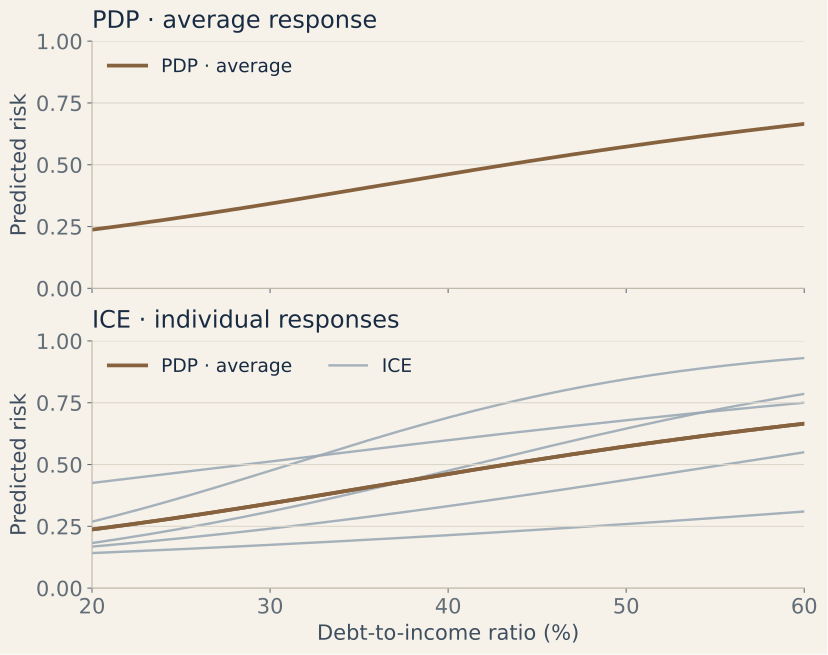

Write the Python code that produced this figure.
"""Rebuild the illustrative PDP/ICE comparison (matplotlib and numpy)."""
from pathlib import Path
import sys

ROOT = Path(__file__).resolve().parents[2]
LOCAL_DEPS = ROOT / '.qa' / 'plot-deps'
if LOCAL_DEPS.is_dir():
    sys.path.insert(0, str(LOCAL_DEPS))

import numpy as np
import matplotlib
matplotlib.use('Agg')
import matplotlib.pyplot as plt

MOBILE = '--mobile' in sys.argv
SUFFIX = '-mobile' if MOBILE else ''

plt.rcParams.update({
    'font.family': ['DejaVu Sans', 'Arial', 'sans-serif'],
    'font.size': 14 if MOBILE else 15.75,
    'axes.titlesize': 15 if MOBILE else 18,
    'axes.labelsize': 14 if MOBILE else 15.75,
    'axes.spines.top': False,
    'axes.spines.right': False,
    'axes.edgecolor': '#bcb4a5',
    'axes.labelcolor': '#3e4e5f',
    'text.color': '#182b42',
    'xtick.color': '#626d77',
    'ytick.color': '#626d77',
    'figure.facecolor': '#f6f2e9',
    'axes.facecolor': '#f6f2e9',
    'svg.fonttype': 'none',
    'svg.hashsalt': 'learning-xai-pdp-ice',
})


def sigmoid(value):
    return 1 / (1 + np.exp(-value))


x = np.linspace(20, 60, 321)  # illustrative debt-to-income ratio, in percent
intercepts = np.array([-1.3, -0.7, -0.1, 0.4, 0.8])
slopes = np.array([0.25, 0.45, 0.7, 0.35, 0.9])
ice = sigmoid(intercepts[:, None] + slopes[:, None] * ((x[None, :] - 40) / 10))
pdp = ice.mean(axis=0)
assert ice.shape == (5, len(x))
assert np.allclose(pdp, ice.mean(axis=0))
assert np.all((ice >= 0) & (ice <= 1))

fig, (ax_avg, ax_ind) = plt.subplots(2, 1, figsize=(4.2, 7.8) if MOBILE else (8.5, 6.7), sharex=True, sharey=True, layout='constrained')

for ax in (ax_avg, ax_ind):
    ax.set(xlim=(20, 60), ylim=(0, 1), yticks=[0, 0.25, 0.5, 0.75, 1], ylabel='Predicted risk')
    ax.grid(axis='y', color='#dcd6ca', linewidth=0.8)
    ax.plot(x, pdp, color='#86623f', linewidth=2.8, label='PDP · average')

ax_avg.set_title('PDP · average response', loc='left', pad=10)


for index, row in enumerate(ice):
    ax_ind.plot(x, row, color='#9ba9b5', linewidth=1.8, alpha=0.9, zorder=1, label='ICE' if index == 0 else None)
ax_ind.plot(x, pdp, color='#86623f', linewidth=2.8, zorder=3)
ax_ind.set_title('ICE · individual responses', loc='left', pad=10)
ax_avg.legend(frameon=False, loc='upper left', fontsize=12 if MOBILE else 14)
ax_ind.legend(frameon=False, loc='upper left', ncol=2, fontsize=12 if MOBILE else 14)
ax_ind.set_xlabel('Debt-to-income ratio (%)')
ax_ind.set_xticks([20, 30, 40, 50, 60])


output = Path(__file__).resolve().parent
qa = ROOT / '.qa'
qa.mkdir(exist_ok=True)
fig.savefig(output / ('learning-xai-pdp-ice' + SUFFIX + '.svg'), metadata={'Date': None}, bbox_inches='tight')
svg = output / ('learning-xai-pdp-ice' + SUFFIX + '.svg')
svg.write_text('\n'.join(line.rstrip() for line in svg.read_text(encoding='utf-8').splitlines()) + '\n', encoding='utf-8')
fig.savefig(qa / ('learning-xai-pdp-ice' + SUFFIX + '.png'), dpi=160, bbox_inches='tight')
plt.close(fig)
print('Generated PDP/ICE figure from five synthetic individual curves.')
